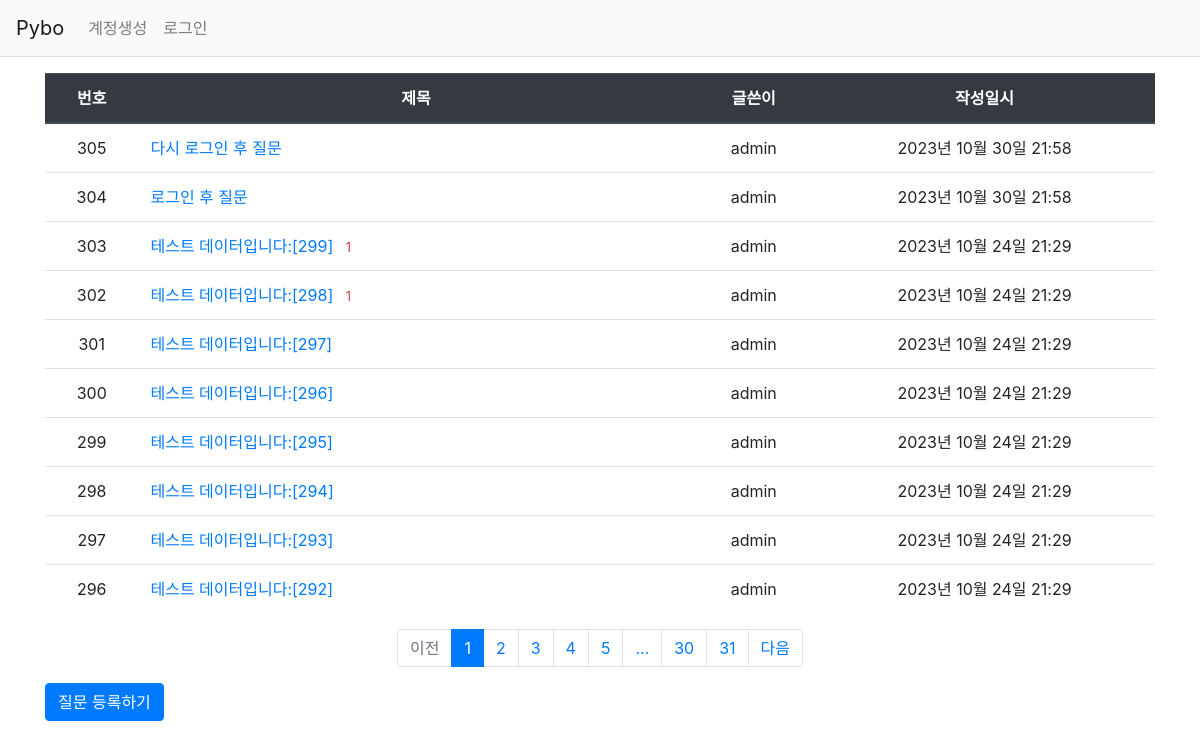
Page /question/list/ on the earlier database version.
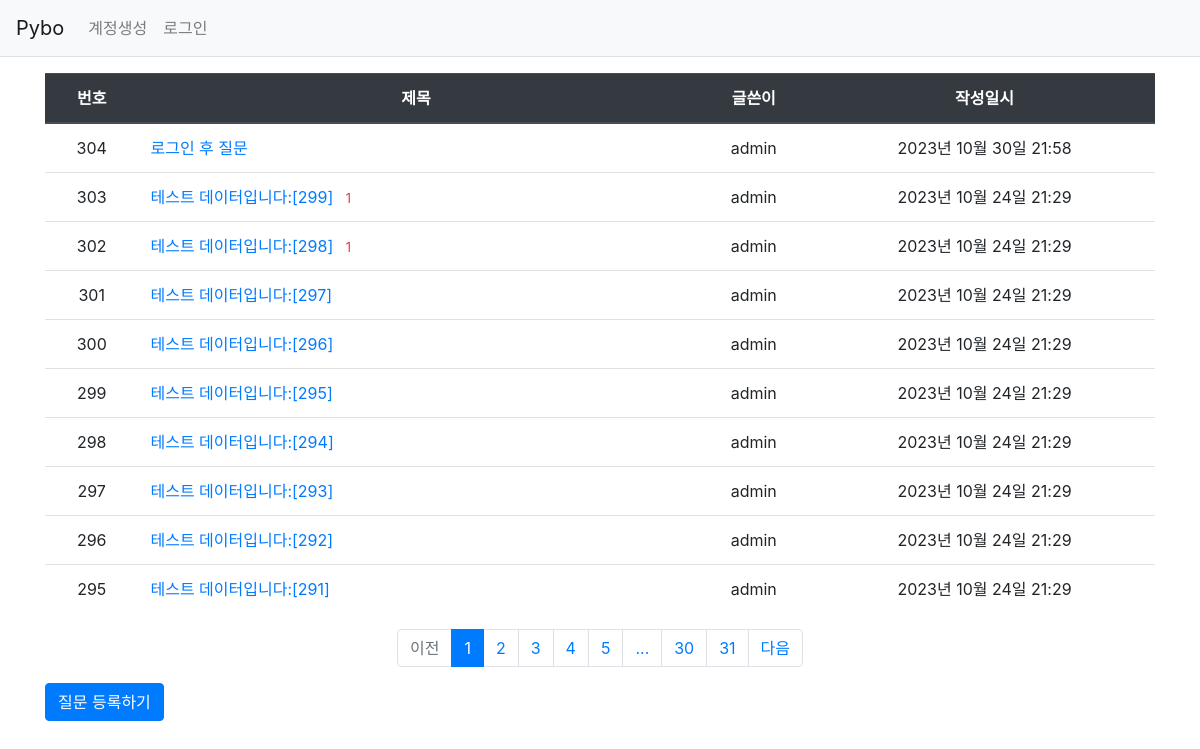
Same page on the later database version.
### pybo/models.py (models this page shows)
class Question(db.Model):
    id = db.Column(db.Integer, primary_key=True)
    subject = db.Column(db.String(200), nullable=False)
    content = db.Column(db.Text(), nullable=False)
    create_date = db.Column(db.DateTime(), nullable=False)
    user_id = db.Column(db.Integer, db.ForeignKey('user.id', ondelete='CASCADE'), nullable=False)
    user = db.relationship('User', backref=db.backref('question_set'))
    modify_date = db.Column(db.DateTime(), nullable=True)

class User(db.Model):
    id = db.Column(db.Integer, primary_key=True)
    username = db.Column(db.String(150), unique=True, nullable=False)
    password = db.Column(db.String(200), nullable=False)
    email = db.Column(db.String(120), unique=True, nullable=False)

### pybo/views/question_views.py (the view)
@bp.route('/list/')
def _list():
    page = request.args.get('page', type=int, default=1) # 페이지
    question_list = Question.query.order_by(Question.create_date.desc())
    question_list = question_list.paginate(page=page, per_page=10)
    return render_template('question/question_list.html', question_list=question_list)

### pybo/filter.py (called while the page is built)
def format_datetime(value, fmt='%Y년 %m월 %d일 %H:%M'):
    return value.strftime(fmt)

### pybo/views/auth_views.py (called while the page is built)
@bp.before_app_request
def load_logged_in_user():
    user_id = session.get('user_id')
    if user_id is None:
        g.user = None
    else:
        g.user = User.query.get(user_id)

### pybo/templates/question/question_list.html
{% extends 'base.html' %}
{% block content %}
<div class="container my-3">
    <table class="table">
        <thead>
            <tr class="text-center thead-dark">
                <th>번호</th>
                <th style="width:50%">제목</th>
                <th>글쓴이</th>
                <th>작성일시</th>
            </tr>
        </thead>
        <tbody>
           {% if question_list %}
           {% for question in question_list.items %}
           <tr class="text-center">
            <td>{{ question_list.total - ((question_list.page-1) * question_list.per_page) - loop.index0 }}</td>
            <td class="text-left">
                <a href="{{ url_for('question.detail', question_id=question.id) }}">{{ question.subject }}</a>
                {% if question.answer_set|length > 0 %}
                <span class="text-danger small ml-2">{{ question.answer_set|length }}</span>
                {% endif %}
            </td>
            <td>{{ question.user.username }}</td>
            <td>{{ question.create_date|datetime }}</td>
           </tr>
           {% endfor %}
           {% else %}
           <tr>
            <td colspan="3">질문이 없습니다.</td>
           </tr>
           {% endif %}
        </tbody>
    </table>
    <ul class="pagination justify-content-center">
    {% if question_list.has_prev %}
    <li class="page-item">
        <a class="page-link" href="?page={{ question_list.prev_num }}">이전</a>
    </li>
    {% else %}
    <li class="page-item disabled">
        <a class="page-link" tabindex="-1" aria-disabled="true" href="#">이전</a>
    </li>
    {% endif %}
    {% for page_num in question_list.iter_pages() %}
        {% if page_num %}
            {% if page_num != question_list.page %}
            <li class="page-item">
                <a class="page-link" href="?page={{ page_num }}">{{ page_num }}</a>
            </li>
            {% else %}
            <li class="page-item active" aria-current="page">
                <a class="page-link" href="#">{{ page_num }}</a>
            </li>
            {% endif %}
        {% else %}
            <li class="disabled">
                <a class="page-link" href="#">...</a>
            </li>
        {% endif %}
    {% endfor %}
    {% if question_list.has_next %}
    <li class="page-item">
        <a class="page-link" href="?page={{ question_list.text_num }}">다음</a>
    </li>
    {% else %}
    <li class="page-item disabled">
        <a class="page-link" tabindex="-1" aria-disabled="true" href="#">다음</a>
    </li>
    {% endif %}
    </ul>
    <a href="{{ url_for('question.create') }}" class="btn btn-primary">질문 등록하기</a>
</div>
{% endblock %}

### pybo/templates/base.html (shortened to what this page needs)
<!DOCTYPE html>
<html lang="ko">
    <head>
        <link rel="stylesheet" href="{{ url_for('static', filename='bootstrap.min.css') }}">
        <link rel="stylesheet" href="{{ url_for('static', filename='style.css') }}">
    </head>
    <body>
        {% include "navbar.html" %}
        {%block content %}
        {% endblock %}
    </body>
</html>

### pybo/templates/navbar.html (shortened to what this page needs)
        <nav class="navbar navbar-expand-lg navbar-light bg-light border-bottom">
            <a class="navbar-brand" href="{{ url_for('main.index') }}">Pybo</a>
            <div class="collapse navbar-collapse flex-grow-0" id="navbarNav">
                {% if g.user %}
                <ul class="navbar-nav">
                    <li class="nav-item">
                        <a class="nav-link" href="{{ url_for('auth.logout') }}">{{ g.user.username }} (로그아웃)</a>
                    </li>
                </ul>
                {% else %}
                <ul class="navbar-nav">
                    <li class="nav-item">
                        <a class="nav-link" href="{{ url_for('auth.signup') }}">계정생성</a>
                    </li>
                    <li class="nav-item">
                        <a class="nav-link" href="{{ url_for('auth.login') }}">로그인</a>
                    </li>
                </ul>
                {% endif %}
            </div>
        </nav>

Differences in the rows shown:
removed Question: total "305", subject "다시 로그인 후 질문", user.username "admin", create_date "2023년 10월 30일 21:58"
now on this page (row unchanged): Question: total "295", subject "테스트 데이터입니다:[291]", user.username "admin", create_date "2023년 10월 24일 21:29"
